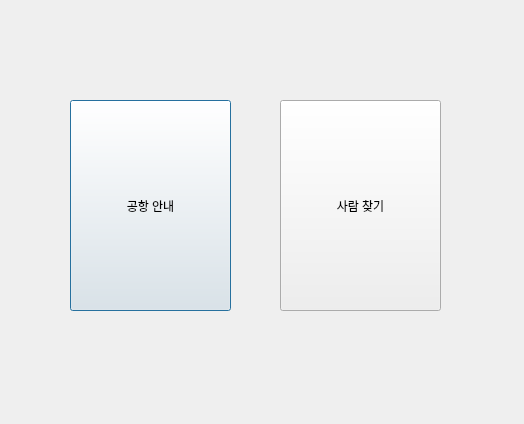
<?xml version="1.0" encoding="UTF-8"?>
<ui version="4.0">
 <class>Dialog</class>
 <widget class="QDialog" name="Dialog">
  <property name="geometry">
   <rect>
    <x>0</x>
    <y>0</y>
    <width>524</width>
    <height>424</height>
   </rect>
  </property>
  <property name="windowTitle">
   <string>Dialog</string>
  </property>
  <widget class="QPushButton" name="airport_info">
   <property name="geometry">
    <rect>
     <x>70</x>
     <y>100</y>
     <width>161</width>
     <height>211</height>
    </rect>
   </property>
   <property name="text">
    <string>공항 안내</string>
   </property>
  </widget>
  <widget class="QPushButton" name="find_man">
   <property name="geometry">
    <rect>
     <x>280</x>
     <y>100</y>
     <width>161</width>
     <height>211</height>
    </rect>
   </property>
   <property name="text">
    <string>사람 찾기</string>
   </property>
  </widget>
 </widget>
 <resources/>
 <connections/>
</ui>
